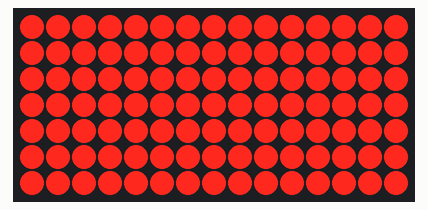
Bench run of a sketch on a simulated Arduino Uno, built with avr-gcc and run on an emulated ATmega328P. Parts: 15×7 LED matrix. What the sketch prints to the serial monitor is not drawn.

Above: at 0.2 s.

The sketch:

swirldemo.ino
```cpp
/**
  * Use 'USBtinyISP' as the programmer.
  */

#include <Wire.h>
#include <Adafruit_GFX.h>
#include <Adafruit_IS31FL3731.h>

// If you're using the full breakout...
//Adafruit_IS31FL3731 ledmatrix = Adafruit_IS31FL3731();
// If you're using the FeatherWing version
Adafruit_IS31FL3731_Wing ledmatrix = Adafruit_IS31FL3731_Wing();

// The lookup table to make the brightness changes be more visible
uint8_t sweep[] = {1, 2, 3, 4, 6, 8, 10, 15, 20, 30, 40, 60, 60, 40, 30, 20, 15, 10, 8, 6, 4, 3, 2, 1};

void setup() {
  Serial.begin(9600);
  Serial.println("ISSI swirl test");

  if (! ledmatrix.begin()) {
    Serial.println("IS31 not found");
    while (1);
  }
  Serial.println("IS31 found!");
}

void loop() {
  // animate over all the pixels, and set the brightness from the sweep table
  for (uint8_t incr = 0; incr < 24; incr++)
    for (uint8_t x = 0; x < 16; x++)
      for (uint8_t y = 0; y < 9; y++)
        ledmatrix.drawPixel(x, y, sweep[(x+y+incr)%24]);
  delay(20);
}
```
